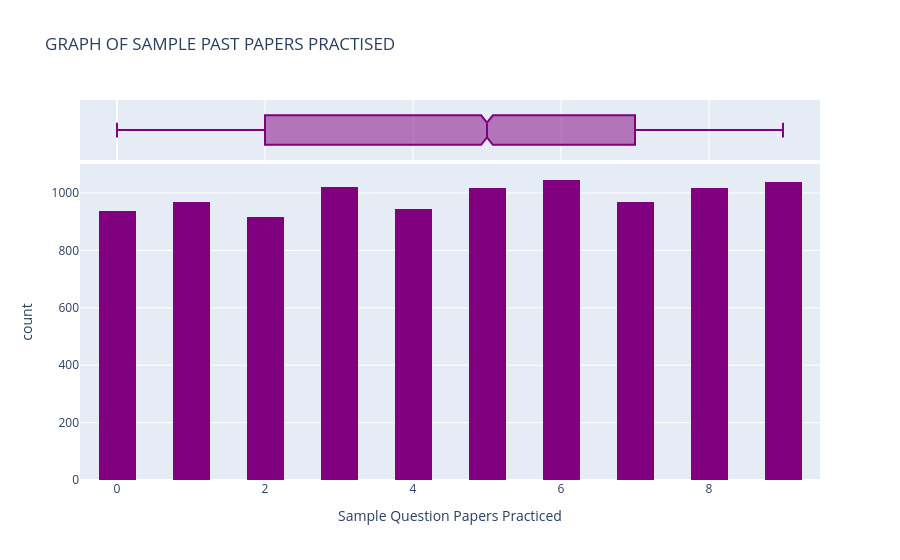

Notebook code cell kept with this figure:
### Code cell
fig =px.histogram(
    performance,
    x='Sample Question Papers Practiced',
    marginal='box',
    color_discrete_sequence= ['purple'],
    nbins = 35,
    title = 'GRAPH OF SAMPLE PAST PAPERS PRACTISED'
)

fig.update_layout(bargap=0)
fig.show()


# USING PYPLOT
plt.figure(figsize=(10, 6))
plt.hist(
    performance['Sample Question Papers Practiced'],
    bins=35,
    color='purple',
    edgecolor='black',
    rwidth=0.8
)

plt.title('GRAPH OF SAMPLE PAST PAPERS PRACTISED')
plt.xlabel('Sample Question Papers Practiced')
plt.ylabel('Frequency')

plt.show()

### Figure 1 — Plotly figure (JSON) as saved in the notebook; plotly's stock layout.template omitted (floating-point values rounded to 4 significant figures; data arrays with more than 128 entries replaced by an {"elided": "..."} marker saying what was removed)
{"data": [{"bingroup": "x", "hovertemplate": "Sample Question Papers Practiced=%{x}<br>count=%{y}<extra></extra>", "legendgroup": "", "marker": {"color": "purple", "pattern": {"shape": ""}}, "name": "", "nbinsx": 35, "orientation": "v", "showlegend": false, "type": "histogram", "x": {"elided": "9873 int values"}, "xaxis": "x", "yaxis": "y"}, {"hovertemplate": "Sample Question Papers Practiced=%{x}<extra></extra>", "legendgroup": "", "marker": {"color": "purple"}, "name": "", "notched": true, "showlegend": false, "type": "box", "x": {"elided": "9873 int values"}, "xaxis": "x2", "yaxis": "y2"}], "layout": {"bargap": 0, "barmode": "relative", "legend": {"tracegroupgap": 0}, "title": {"text": "GRAPH OF SAMPLE PAST PAPERS PRACTISED"}, "xaxis": {"anchor": "y", "domain": [0, 1], "title": {"text": "Sample Question Papers Practiced"}}, "xaxis2": {"anchor": "y2", "domain": [0, 1], "matches": "x", "showgrid": true, "showticklabels": false}, "yaxis": {"anchor": "x", "domain": [0, 0.8316], "title": {"text": "count"}}, "yaxis2": {"anchor": "x2", "domain": [0.8416, 1], "matches": "y2", "showgrid": false, "showline": false, "showticklabels": false, "ticks": ""}}}
